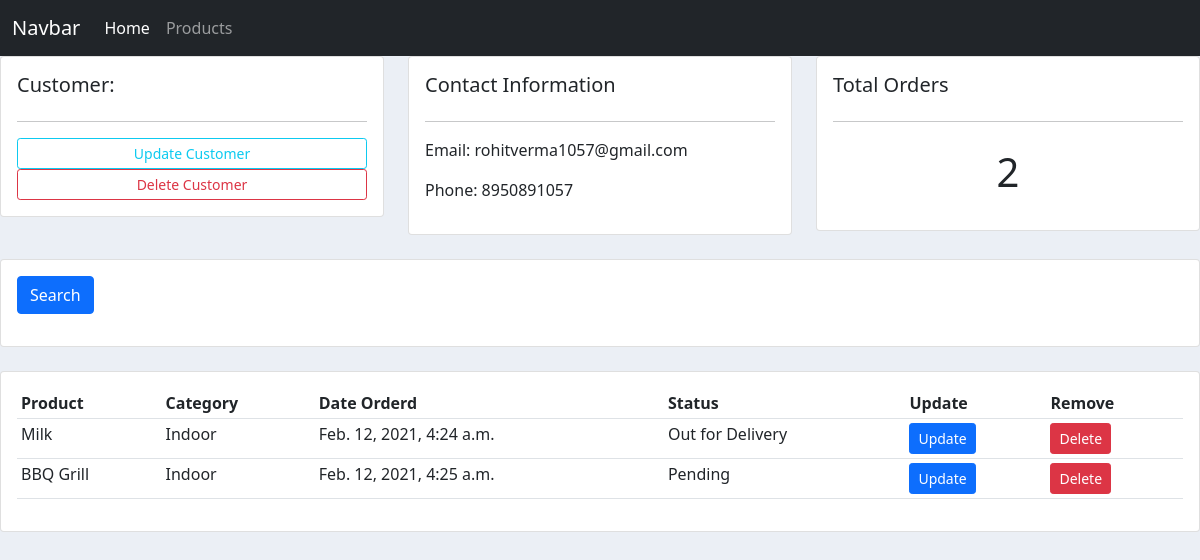
Before: /customer/1/ with the older database file.
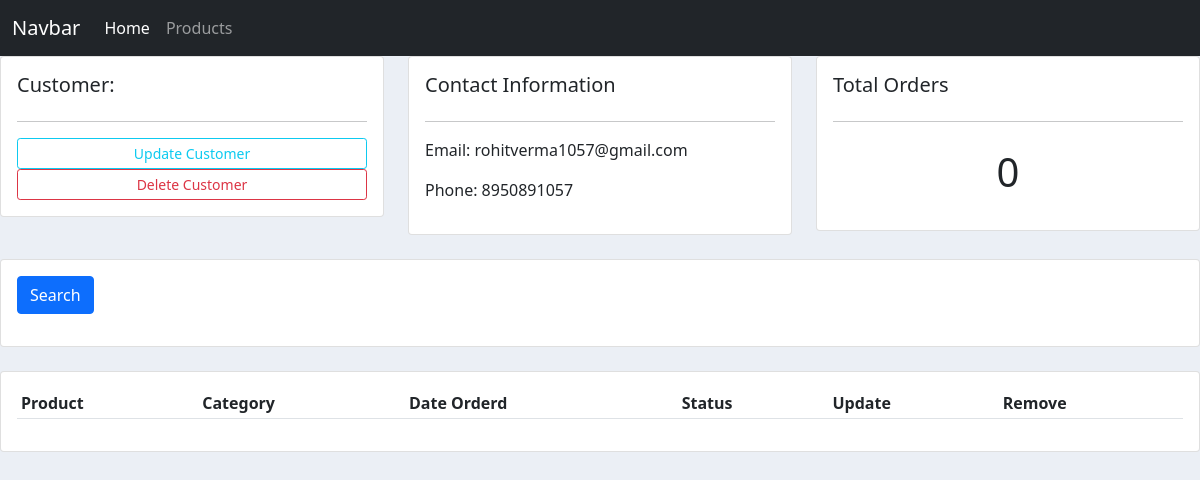
After: the same page with the newer database file.
### accounts/models.py (models this page shows, shortened)
class Order(models.Model):
    STATUS = (
        ('Pending','Pending'),
        ('Out for Delivery', 'Out for Delivery'),
        ('Delivered','Delivered'),
    )
    customer = models.ForeignKey(Customer, null=True, on_delete= models.SET_NULL)
    product = models.ForeignKey(Product, null=True, on_delete= models.SET_NULL)
    date_created = models.DateTimeField( auto_now_add=True, null=True)
    status = models.CharField( max_length=50, null=True, choices = STATUS)

class Product(models.Model):
    CATEGORY = (
        ('Indoor','Indoor'),
        ('Outdoor','Outdoor'),
    )
    name = models.CharField( max_length=150, null=True)
    price = models.IntegerField()
    category = models.CharField(max_length=150,null =True, choices=CATEGORY)
    description = models.CharField( max_length=150, null=True, blank=True)
    date_created = models.DateTimeField( auto_now_add=True, null=True)
    tags = models.ManyToManyField(Tag)
    def __str__(self):
        return self.name

### accounts/views.py (the view)
# urls.py: path('customer/<int:pk>/',views.customer, name='customer'),
def customer(request, pk):
    customer = Customer.objects.get(id=pk)
    orders = customer.order_set.all()
    total_orders = orders.count()
    context = {'customer':customer, 'orders':orders, 'total_orders':total_orders}
    return render(request, 'accounts/customer.html',context)

### accounts/templates/accounts/customer.html (shortened to what this page needs)
{% extends 'accounts/base.html' %}
{% block content %}
<div class="row">
	<div class="col-md">
		<div class="card card-body">
			<h5>Customer:</h5>
			<hr>
			<a class="btn btn-outline-info  btn-sm btn-block" href="">Update Customer</a>
			<a class="btn btn-outline-danger  btn-sm btn-block" href="">Delete Customer</a>
		</div>
	</div>
	<div class="col-md">
		<div class="card card-body">
			<h5>Contact Information</h5>
			<hr>
			<p>Email: {{ customer.email }}</p>
			<p>Phone: {{ customer.phone }}</p>
		</div>
	</div>
	<div class="col-md">
		<div class="card card-body">
			<h5>Total Orders</h5>
			<hr>
			<h1 style="text-align: center;padding: 10px">{{ total_orders }}</h1>
		</div>
	</div>
</div>
<div class="row">
	<div class="col">
		<div class="card card-body">
			<form method="get">
		    <button class="btn btn-primary" type="submit">Search</button>
		  </form>
		</div>
	</div>
</div>
<div class="row">
	<div class="col-md">
		<div class="card card-body">
			<table class="table table-sm">
				<tr>
					<th>Product</th>
					<th>Category</th>
					<th>Date Orderd</th>
					<th>Status</th>
					<th>Update</th>
					<th>Remove</th>
				</tr>
				{% for order in orders %}
					<tr>
						<td>{{ order.product }}</td>
						<td>{{ order.product.category }}</td>
						<td>{{ order.date_created }}</td>
						<td>{{ order.status }}</td>
						<td><a class= "btn btn-sm btn-primary" href="{% url 'update_order' order.id %}">Update</a></td>
                    	<td><a class= "btn btn-sm btn-danger" href="{% url 'delete_order' order.id %}">Delete</a></td>
					</tr>
				{% endfor %}
			</table>
		</div>
	</div>
</div>
{% endblock %}

Changed rows visible on the page:
removed Order: product "Milk", product.category "Indoor", date_created "Feb. 12, 2021, 4:24 a.m.", status "Out for Delivery"
removed Order: product "BBQ Grill", product.category "Indoor", date_created "Feb. 12, 2021, 4:25 a.m.", status "Pending"
Other visible differences:
{{ total_orders }}: "2" → "0"
